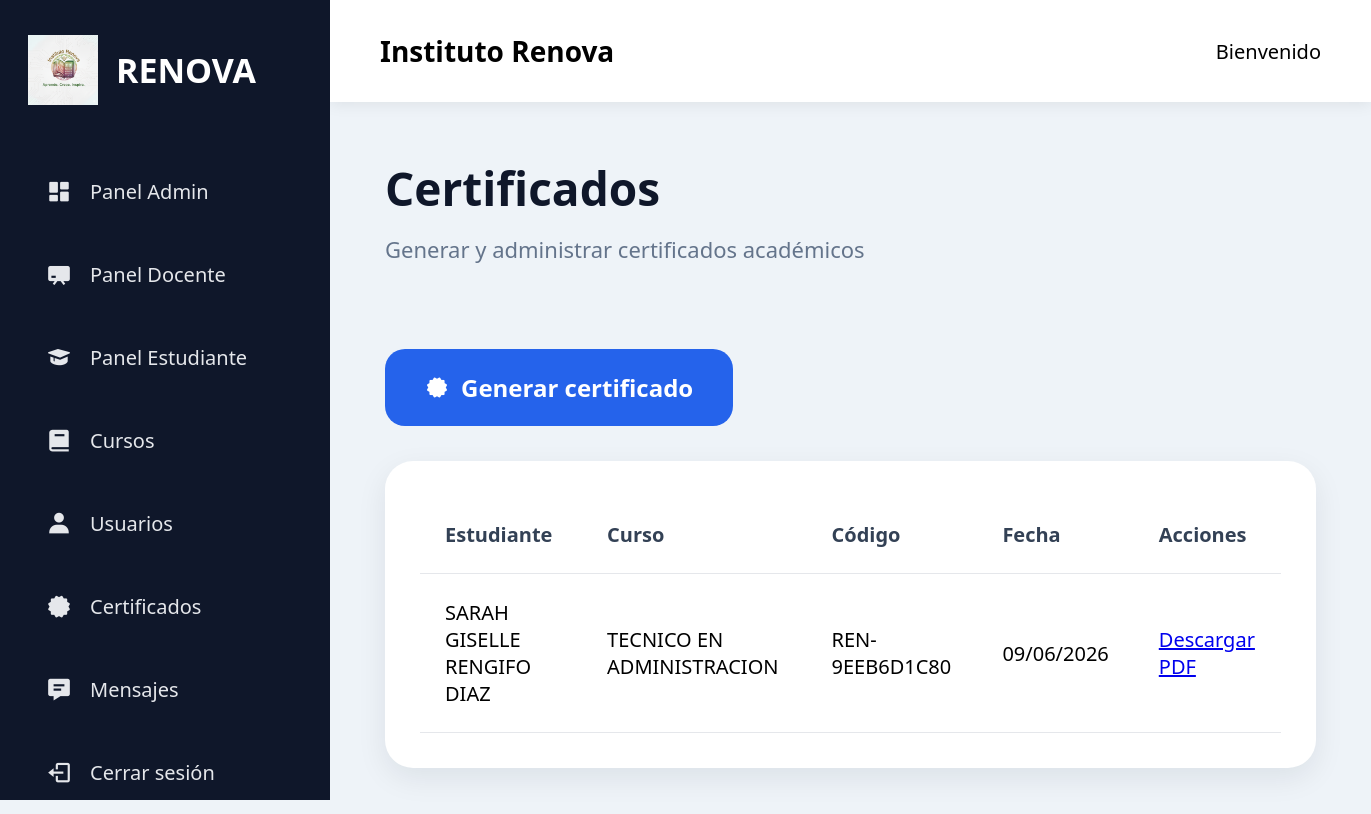
Page /admin/certificados on the committed database.
### models/certificado.py (models this page shows, shortened)
class Certificado(db.Model):
    __tablename__ = 'certificados'
    id = db.Column(
        db.Integer,
        primary_key=True
    )
    codigo_verificacion = db.Column(
        db.String(100),
        unique=True,
        nullable=False
    )
    fecha_emision = db.Column(
        db.DateTime,
        default=datetime.utcnow
    )
    pdf_url = db.Column(
        db.String(255)
    )
    estudiante_id = db.Column(
        db.Integer,
        db.ForeignKey('usuarios.id'),
        nullable=False
    )
    curso_id = db.Column(
        db.Integer,
        db.ForeignKey('cursos.id'),
        nullable=False
    )
    estudiante = db.relationship(
        'Usuario',
        foreign_keys=[estudiante_id]
    )

### models/usuario.py (models this page shows, shortened)
class Usuario(db.Model, UserMixin):
    __tablename__ = 'usuarios'
    id = db.Column(
        db.Integer,
        primary_key=True
    )
    nombre = db.Column(
        db.String(100),
        nullable=False
    )
    apellido = db.Column(
        db.String(100),
        nullable=False
    )
    tipo_documento = db.Column(
        db.String(20)
    )
    numero_documento = db.Column(
        db.String(30),
        unique=True
    )
    correo = db.Column(
        db.String(120),
        unique=True,
        nullable=False
    )
    password = db.Column(
        db.String(255),
        nullable=False
    )
    rol = db.Column(
        db.String(20),
        nullable=False
    )
    foto = db.Column(
        db.String(255)
    )
    activo = db.Column(
        db.Boolean,
        default=True
    )
    fecha_registro = db.Column(
        db.DateTime,
        default=datetime.utcnow
    )

### models/curso.py (models this page shows, shortened)
class Curso(db.Model):
    __tablename__ = 'cursos'
    id = db.Column(db.Integer, primary_key=True)
    nombre = db.Column(
        db.String(150),
        nullable=False
    )
    descripcion = db.Column(
        db.Text,
        nullable=False
    )
    imagen = db.Column(
        db.String(255)
    )
    activo = db.Column(
        db.Boolean,
        default=True
    )
    fecha_creacion = db.Column(
        db.DateTime,
        default=datetime.utcnow
    )
    docente_id = db.Column(
        db.Integer,
        db.ForeignKey('usuarios.id')
    )
    docente = db.relationship(
        'Usuario',
        foreign_keys=[docente_id]
    )
    modulos = db.relationship(
        'Modulo',
        backref='curso',
        lazy=True,
        cascade='all, delete-orphan'
    )
    matriculas = db.relationship(
        'Matricula',
        backref='curso',
        lazy=True,
        cascade='all, delete-orphan'
    )
    certificados = db.relationship(
        'Certificado',
        backref='curso',
        lazy=True
    )

### routes/admin_routes.py (the view)
@admin.route('/certificados')
def certificados():
    certificados = Certificado.query.order_by(Certificado.fecha_emision.desc()).all()
    return render_template('admin/certificados.html', certificados=certificados)

### templates/admin/certificados.html (shortened to what this page needs)
{% extends 'layout.html' %}
{% block content %}
<div class="page-header">
    <h1>Certificados</h1>
    <p>
        Generar y administrar certificados académicos
    </p>
</div>
<div class="actions-bar">
    <a
    href="{{ url_for('admin.generar_certificado') }}"
    class="btn-primary">
        <i class='bx bxs-certification'></i>
        Generar certificado
    </a>
</div>
<div class="table-card">
    <table>
        <thead>
            <tr>
                <th>Estudiante</th>
                <th>Curso</th>
                <th>Código</th>
                <th>Fecha</th>
                <th>Acciones</th>
            </tr>
        </thead>
        <tbody>
        {% for certificado in certificados %}
            <tr>
                <td>
                    {{ certificado.estudiante.nombre }}
                    {{ certificado.estudiante.apellido }}
                </td>
                <td>
                    {{ certificado.curso.nombre }}
                </td>
                <td>
                    {{ certificado.codigo_verificacion }}
                </td>
                <td>
                    {{ certificado.fecha_emision.strftime('%d/%m/%Y') }}
                </td>
                <td>
                    <a
                    href="{{ url_for('admin.descargar_certificado', id=certificado.id) }}"
                    class="btn-small">
                        Descargar PDF
                    </a>
                </td>
            </tr>
        {% endfor %}
        </tbody>
    </table>
</div>
{% endblock %}

### static/css/style.css (style rules this page uses)
* { margin:0; padding:0; box-sizing:border-box; font-family:'Segoe UI', sans-serif; }
body { display:flex; min-height:100vh; background:#eef3f8; font-size:20px; }
.page-header { margin-bottom:45px; }
.page-header h1 { font-size:46px; color:#0f172a; margin-bottom:15px; }
.page-header p { font-size:22px; color:#64748b; }
.actions-bar { margin-bottom:35px; }
.btn-primary { display:inline-flex; align-items:center; gap:12px; background:#2563eb; color:white; padding:20px 32px; border-radius:18px; text-decoration:none; font-size:20px; font-weight:700; }
.table-card { background:white; border-radius:28px; padding:35px; box-shadow:0 10px 30px rgba(15,23,42,.08); }
table { width:100%; border-collapse:collapse; font-size:20px; }
th, td { padding:25px; border-bottom:1px solid #e5e7eb; }
th { color:#334155; text-align:left; }
.btn-primary { margin-top:40px; display:inline-flex; align-items:center; justify-content:center; background:#2563eb; color:white; border:none; padding:22px 40px; border-radius:20px; font-size:24px; font-weight:700; cursor:pointer; transition:.3s; }

### rows in the picture
Certificado: estudiante.nombre "SARAH GISELLE", estudiante.apellido "RENGIFO DIAZ", curso.nombre "TECNICO EN ADMINISTRACION", codigo_verificacion "REN-9EEB6D1C80", fecha_emision "09/06/2026"
